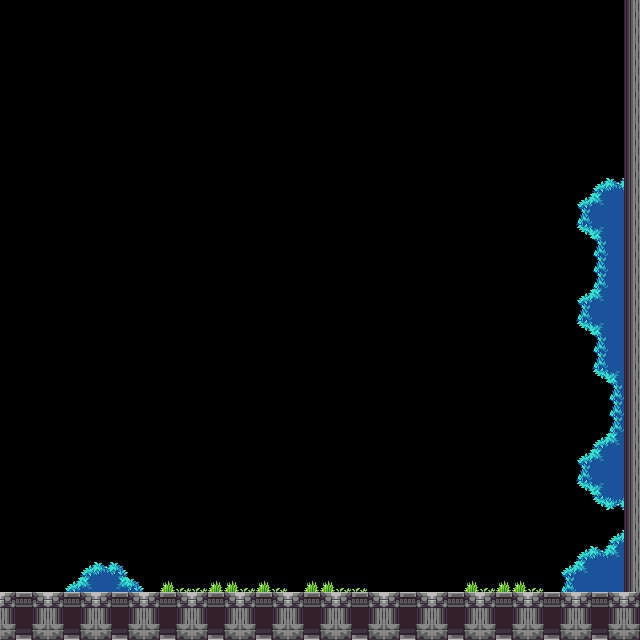

This is a level from a 2D game, rendered from its Tiled map with the project's own tilesets. A one-line summary and the complete map file follow:
An orthogonal 40x40 tile map with 16x16 px tiles, 2 tile layers (ONE, Two).

<map version="1.10" tiledversion="1.10.2" orientation="orthogonal" renderorder="right-down" width="40" height="40" tilewidth="16" tileheight="16" infinite="0" nextlayerid="3" nextobjectid="1">
 <tileset firstgid="1" source="иии.tsx" />
 <layer id="1" name="ONE" width="40" height="40">
  <data encoding="csv">
0,0,0,0,0,0,0,0,0,0,0,0,0,0,0,0,0,0,0,0,0,0,0,0,0,0,0,0,0,0,0,0,0,0,0,0,0,0,0,73,
0,0,0,0,0,0,0,0,0,0,0,0,0,0,0,0,0,0,0,0,0,0,0,0,0,0,0,0,0,0,0,0,0,0,0,0,0,0,0,73,
0,0,0,0,0,0,0,0,0,0,0,0,0,0,0,0,0,0,0,0,0,0,0,0,0,0,0,0,0,0,0,0,0,0,0,0,0,0,0,73,
0,0,0,0,0,0,0,0,0,0,0,0,0,0,0,0,0,0,0,0,0,0,0,0,0,0,0,0,0,0,0,0,0,0,0,0,0,0,0,73,
0,0,0,0,0,0,0,0,0,0,0,0,0,0,0,0,0,0,0,0,0,0,0,0,0,0,0,0,0,0,0,0,0,0,0,0,0,0,0,73,
0,0,0,0,0,0,0,0,0,0,0,0,0,0,0,0,0,0,0,0,0,0,0,0,0,0,0,0,0,0,0,0,0,0,0,0,0,0,0,73,
0,0,0,0,0,0,0,0,0,0,0,0,0,0,0,0,0,0,0,0,0,0,0,0,0,0,0,0,0,0,0,0,0,0,0,0,0,0,0,73,
0,0,0,0,0,0,0,0,0,0,0,0,0,0,0,0,0,0,0,0,0,0,0,0,0,0,0,0,0,0,0,0,0,0,0,0,0,0,0,73,
0,0,0,0,0,0,0,0,0,0,0,0,0,0,0,0,0,0,0,0,0,0,0,0,0,0,0,0,0,0,0,0,0,0,0,0,0,0,0,73,
0,0,0,0,0,0,0,0,0,0,0,0,0,0,0,0,0,0,0,0,0,0,0,0,0,0,0,0,0,0,0,0,0,0,0,0,0,0,0,73,
0,0,0,0,0,0,0,0,0,0,0,0,0,0,0,0,0,0,0,0,0,0,0,0,0,0,0,0,0,0,0,0,0,0,0,0,0,0,0,73,
0,0,0,0,0,0,0,0,0,0,0,0,0,0,0,0,0,0,0,0,0,0,0,0,0,0,0,0,0,0,0,0,0,0,0,0,0,0,0,73,
0,0,0,0,0,0,0,0,0,0,0,0,0,0,0,0,0,0,0,0,0,0,0,0,0,0,0,0,0,0,0,0,0,0,0,0,0,0,0,73,
0,0,0,0,0,0,0,0,0,0,0,0,0,0,0,0,0,0,0,0,0,0,0,0,0,0,0,0,0,0,0,0,0,0,0,0,0,0,0,73,
0,0,0,0,0,0,0,0,0,0,0,0,0,0,0,0,0,0,0,0,0,0,0,0,0,0,0,0,0,0,0,0,0,0,0,0,0,0,0,73,
0,0,0,0,0,0,0,0,0,0,0,0,0,0,0,0,0,0,0,0,0,0,0,0,0,0,0,0,0,0,0,0,0,0,0,0,0,0,0,73,
0,0,0,0,0,0,0,0,0,0,0,0,0,0,0,0,0,0,0,0,0,0,0,0,0,0,0,0,0,0,0,0,0,0,0,0,0,0,0,73,
0,0,0,0,0,0,0,0,0,0,0,0,0,0,0,0,0,0,0,0,0,0,0,0,0,0,0,0,0,0,0,0,0,0,0,0,0,0,0,73,
0,0,0,0,0,0,0,0,0,0,0,0,0,0,0,0,0,0,0,0,0,0,0,0,0,0,0,0,0,0,0,0,0,0,0,0,0,0,0,73,
0,0,0,0,0,0,0,0,0,0,0,0,0,0,0,0,0,0,0,0,0,0,0,0,0,0,0,0,0,0,0,0,0,0,0,0,0,0,0,73,
0,0,0,0,0,0,0,0,0,0,0,0,0,0,0,0,0,0,0,0,0,0,0,0,0,0,0,0,0,0,0,0,0,0,0,0,0,0,0,73,
0,0,0,0,0,0,0,0,0,0,0,0,0,0,0,0,0,0,0,0,0,0,0,0,0,0,0,0,0,0,0,0,0,0,0,0,0,0,0,73,
0,0,0,0,0,0,0,0,0,0,0,0,0,0,0,0,0,0,0,0,0,0,0,0,0,0,0,0,0,0,0,0,0,0,0,0,0,0,0,73,
0,0,0,0,0,0,0,0,0,0,0,0,0,0,0,0,0,0,0,0,0,0,0,0,0,0,0,0,0,0,0,0,0,0,0,0,0,0,0,73,
0,0,0,0,0,0,0,0,0,0,0,0,0,0,0,0,0,0,0,0,0,0,0,0,0,0,0,0,0,0,0,0,0,0,0,0,0,0,0,73,
0,0,0,0,0,0,0,0,0,0,0,0,0,0,0,0,0,0,0,0,0,0,0,0,0,0,0,0,0,0,0,0,0,0,0,0,0,0,0,73,
0,0,0,0,0,0,0,0,0,0,0,0,0,0,0,0,0,0,0,0,0,0,0,0,0,0,0,0,0,0,0,0,0,0,0,0,0,0,0,73,
0,0,0,0,0,0,0,0,0,0,0,0,0,0,0,0,0,0,0,0,0,0,0,0,0,0,0,0,0,0,0,0,0,0,0,0,0,0,0,73,
0,0,0,0,0,0,0,0,0,0,0,0,0,0,0,0,0,0,0,0,0,0,0,0,0,0,0,0,0,0,0,0,0,0,0,0,0,0,0,73,
0,0,0,0,0,0,0,0,0,0,0,0,0,0,0,0,0,0,0,0,0,0,0,0,0,0,0,0,0,0,0,0,0,0,0,0,0,0,0,73,
0,0,0,0,0,0,0,0,0,0,0,0,0,0,0,0,0,0,0,0,0,0,0,0,0,0,0,0,0,0,0,0,0,0,0,0,0,0,0,73,
0,0,0,0,0,0,0,0,0,0,0,0,0,0,0,0,0,0,0,0,0,0,0,0,0,0,0,0,0,0,0,0,0,0,0,0,0,0,0,73,
0,0,0,0,0,0,0,0,0,0,0,0,0,0,0,0,0,0,0,0,0,0,0,0,0,0,0,0,0,0,0,0,0,0,0,0,0,0,0,73,
0,0,0,0,0,0,0,0,0,0,0,0,0,0,0,0,0,0,0,0,0,0,0,0,0,0,0,0,0,0,0,0,0,0,0,0,0,0,0,73,
0,0,0,0,0,0,0,0,0,0,0,0,0,0,0,0,0,0,0,0,0,0,0,0,0,0,0,0,0,0,0,0,0,0,0,0,0,0,0,73,
0,0,0,0,0,0,0,0,0,0,0,0,0,0,0,0,0,0,0,0,0,0,0,0,0,0,0,0,0,0,0,0,0,0,0,0,0,0,0,73,
0,0,0,0,0,0,0,0,0,0,0,0,0,0,0,0,0,0,0,0,0,0,0,0,0,0,0,0,0,0,0,0,0,0,0,0,0,0,0,73,
57,58,59,57,58,59,57,58,59,57,58,59,57,58,59,57,58,59,57,58,59,57,58,59,57,58,59,57,58,59,57,58,59,57,58,59,57,58,59,57,
71,72,73,71,72,73,71,72,73,71,72,73,71,72,73,71,72,73,71,72,73,71,72,73,71,72,73,71,72,73,71,72,73,71,72,73,71,72,73,71,
85,86,87,85,86,87,85,86,87,85,86,87,85,86,87,85,86,87,85,86,87,85,86,87,85,86,87,85,86,87,85,86,87,85,86,87,85,86,87,85
</data>
 </layer>
 <layer id="2" name="Two" width="40" height="40">
  <data encoding="csv">
0,0,0,0,0,0,0,0,0,0,0,0,0,0,0,0,0,0,0,0,0,0,0,0,0,0,0,0,0,0,0,0,0,0,0,0,0,0,0,0,
0,0,0,0,0,0,0,0,0,0,0,0,0,0,0,0,0,0,0,0,0,0,0,0,0,0,0,0,0,0,0,0,0,0,0,0,0,0,0,0,
0,0,0,0,0,0,0,0,0,0,0,0,0,0,0,0,0,0,0,0,0,0,0,0,0,0,0,0,0,0,0,0,0,0,0,0,0,0,0,0,
0,0,0,0,0,0,0,0,0,0,0,0,0,0,0,0,0,0,0,0,0,0,0,0,0,0,0,0,0,0,0,0,0,0,0,0,0,0,0,0,
0,0,0,0,0,0,0,0,0,0,0,0,0,0,0,0,0,0,0,0,0,0,0,0,0,0,0,0,0,0,0,0,0,0,0,0,0,0,0,0,
0,0,0,0,0,0,0,0,0,0,0,0,0,0,0,0,0,0,0,0,0,0,0,0,0,0,0,0,0,0,0,0,0,0,0,0,0,0,0,0,
0,0,0,0,0,0,0,0,0,0,0,0,0,0,0,0,0,0,0,0,0,0,0,0,0,0,0,0,0,0,0,0,0,0,0,0,0,0,0,0,
0,0,0,0,0,0,0,0,0,0,0,0,0,0,0,0,0,0,0,0,0,0,0,0,0,0,0,0,0,0,0,0,0,0,0,0,0,0,0,0,
0,0,0,0,0,0,0,0,0,0,0,0,0,0,0,0,0,0,0,0,0,0,0,0,0,0,0,0,0,0,0,0,0,0,0,0,0,0,0,0,
0,0,0,0,0,0,0,0,0,0,0,0,0,0,0,0,0,0,0,0,0,0,0,0,0,0,0,0,0,0,0,0,0,0,0,0,0,0,0,0,
0,0,0,0,0,0,0,0,0,0,0,0,0,0,0,0,0,0,0,0,0,0,0,0,0,0,0,0,0,0,0,0,0,0,0,0,0,0,0,0,
0,0,0,0,0,0,0,0,0,0,0,0,0,0,0,0,0,0,0,0,0,0,0,0,0,0,0,0,0,0,0,0,0,0,0,0,75,76,77,0,
0,0,0,0,0,0,0,0,0,0,0,0,0,0,0,0,0,0,0,0,0,0,0,0,0,0,0,0,0,0,0,0,0,0,0,0,89,90,91,0,
0,0,0,0,0,0,0,0,0,0,0,0,0,0,0,0,0,0,0,0,0,0,0,0,0,0,0,0,0,0,0,0,0,0,0,0,103,104,105,0,
0,0,0,0,0,0,0,0,0,0,0,0,0,0,0,0,0,0,0,0,0,0,0,0,0,0,0,0,0,0,0,0,0,0,0,0,117,118,104,0,
0,0,0,0,0,0,0,0,0,0,0,0,0,0,0,0,0,0,0,0,0,0,0,0,0,0,0,0,0,0,0,0,0,0,0,0,131,103,104,0,
0,0,0,0,0,0,0,0,0,0,0,0,0,0,0,0,0,0,0,0,0,0,0,0,0,0,0,0,0,0,0,0,0,0,0,0,0,103,104,0,
0,0,0,0,0,0,0,0,0,0,0,0,0,0,0,0,0,0,0,0,0,0,0,0,0,0,0,0,0,0,0,0,0,0,0,0,0,103,104,0,
0,0,0,0,0,0,0,0,0,0,0,0,0,0,0,0,0,0,0,0,0,0,0,0,0,0,0,0,0,0,0,0,0,0,0,0,89,90,104,0,
0,0,0,0,0,0,0,0,0,0,0,0,0,0,0,0,0,0,0,0,0,0,0,0,0,0,0,0,0,0,0,0,0,0,0,0,103,104,104,0,
0,0,0,0,0,0,0,0,0,0,0,0,0,0,0,0,0,0,0,0,0,0,0,0,0,0,0,0,0,0,0,0,0,0,0,0,117,118,104,0,
0,0,0,0,0,0,0,0,0,0,0,0,0,0,0,0,0,0,0,0,0,0,0,0,0,0,0,0,0,0,0,0,0,0,0,0,0,103,104,0,
0,0,0,0,0,0,0,0,0,0,0,0,0,0,0,0,0,0,0,0,0,0,0,0,0,0,0,0,0,0,0,0,0,0,0,0,0,103,104,0,
0,0,0,0,0,0,0,0,0,0,0,0,0,0,0,0,0,0,0,0,0,0,0,0,0,0,0,0,0,0,0,0,0,0,0,0,0,117,118,0,
0,0,0,0,0,0,0,0,0,0,0,0,0,0,0,0,0,0,0,0,0,0,0,0,0,0,0,0,0,0,0,0,0,0,0,0,0,131,103,0,
0,0,0,0,0,0,0,0,0,0,0,0,0,0,0,0,0,0,0,0,0,0,0,0,0,0,0,0,0,0,0,0,0,0,0,0,0,0,103,0,
0,0,0,0,0,0,0,0,0,0,0,0,0,0,0,0,0,0,0,0,0,0,0,0,0,0,0,0,0,0,0,0,0,0,0,0,0,0,103,0,
0,0,0,0,0,0,0,0,0,0,0,0,0,0,0,0,0,0,0,0,0,0,0,0,0,0,0,0,0,0,0,0,0,0,0,0,75,76,90,0,
0,0,0,0,0,0,0,0,0,0,0,0,0,0,0,0,0,0,0,0,0,0,0,0,0,0,0,0,0,0,0,0,0,0,0,0,89,90,91,0,
0,0,0,0,0,0,0,0,0,0,0,0,0,0,0,0,0,0,0,0,0,0,0,0,0,0,0,0,0,0,0,0,0,0,0,0,103,104,105,0,
0,0,0,0,0,0,0,0,0,0,0,0,0,0,0,0,0,0,0,0,0,0,0,0,0,0,0,0,0,0,0,0,0,0,0,0,117,118,119,0,
0,0,0,0,0,0,0,0,0,0,0,0,0,0,0,0,0,0,0,0,0,0,0,0,0,0,0,0,0,0,0,0,0,0,0,0,131,132,133,0,
0,0,0,0,0,0,0,0,0,0,0,0,0,0,0,0,0,0,0,0,0,0,0,0,0,0,0,0,0,0,0,0,0,0,0,0,0,0,0,0,
0,0,0,0,0,0,0,0,0,0,0,0,0,0,0,0,0,0,0,0,0,0,0,0,0,0,0,0,0,0,0,0,0,0,0,0,0,75,76,0,
0,0,0,0,0,0,0,0,0,0,0,0,0,0,0,0,0,0,0,0,0,0,0,0,0,0,0,0,0,0,0,0,0,0,0,75,76,77,90,0,
0,0,0,0,75,76,77,78,79,0,0,0,0,0,0,0,0,0,0,0,0,0,0,0,0,0,0,0,0,0,0,0,0,0,0,89,90,91,104,0,
0,0,0,0,89,90,91,92,93,0,125,126,126,125,125,126,125,126,0,125,125,126,126,0,0,0,0,0,0,125,126,125,125,126,0,103,104,105,106,0,
0,0,0,0,0,0,0,0,0,0,0,0,0,0,0,0,0,0,0,0,0,0,0,0,0,0,0,0,0,0,0,0,0,0,0,0,0,0,0,0,
0,0,0,0,0,0,0,0,0,0,0,0,0,0,0,0,0,0,0,0,0,0,0,0,0,0,0,0,0,0,0,0,0,0,0,0,0,0,0,0,
0,0,0,0,0,0,0,0,0,0,0,0,0,0,0,0,0,0,0,0,0,0,0,0,0,0,0,0,0,0,0,0,0,0,0,0,0,0,0,0
</data>
 </layer>
</map>